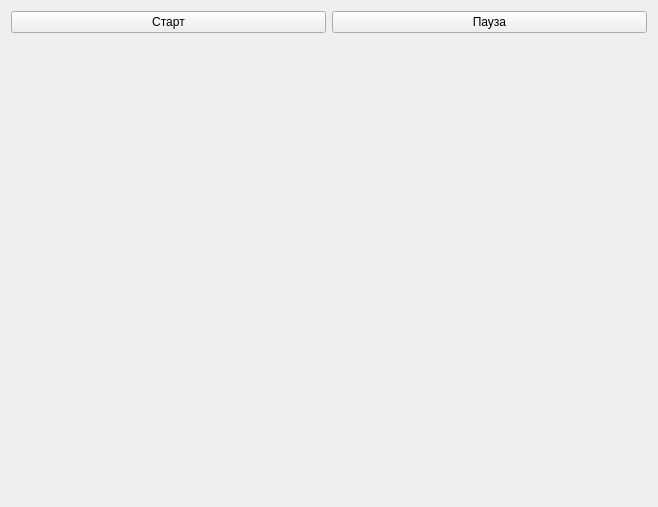
<?xml version="1.0" encoding="UTF-8"?>
<ui version="4.0">
 <class>MainWindow</class>
 <widget class="QMainWindow" name="MainWindow">
  <property name="geometry">
   <rect>
    <x>0</x>
    <y>0</y>
    <width>658</width>
    <height>507</height>
   </rect>
  </property>
  <property name="windowTitle">
   <string>MainWindow</string>
  </property>
  <widget class="QWidget" name="centralWidget">
   <layout class="QVBoxLayout" name="verticalLayout" stretch="0,1">
    <item>
     <layout class="QHBoxLayout" name="horizontalLayout">
      <item>
       <widget class="QPushButton" name="pushButton_2">
        <property name="text">
         <string>Старт</string>
        </property>
       </widget>
      </item>
      <item>
       <widget class="QPushButton" name="pushButton">
        <property name="text">
         <string>Пауза</string>
        </property>
       </widget>
      </item>
     </layout>
    </item>
    <item>
     <widget class="SnakeWidget" name="widget" native="true">
      <property name="focusPolicy">
       <enum>Qt::StrongFocus</enum>
      </property>
     </widget>
    </item>
   </layout>
  </widget>
 </widget>
 <layoutdefault spacing="6" margin="11"/>
 <customwidgets>
  <customwidget>
   <class>SnakeWidget</class>
   <extends>QWidget</extends>
   <header location="global">SnakeWidget.h</header>
   <container>1</container>
  </customwidget>
 </customwidgets>
 <resources/>
 <connections/>
</ui>
